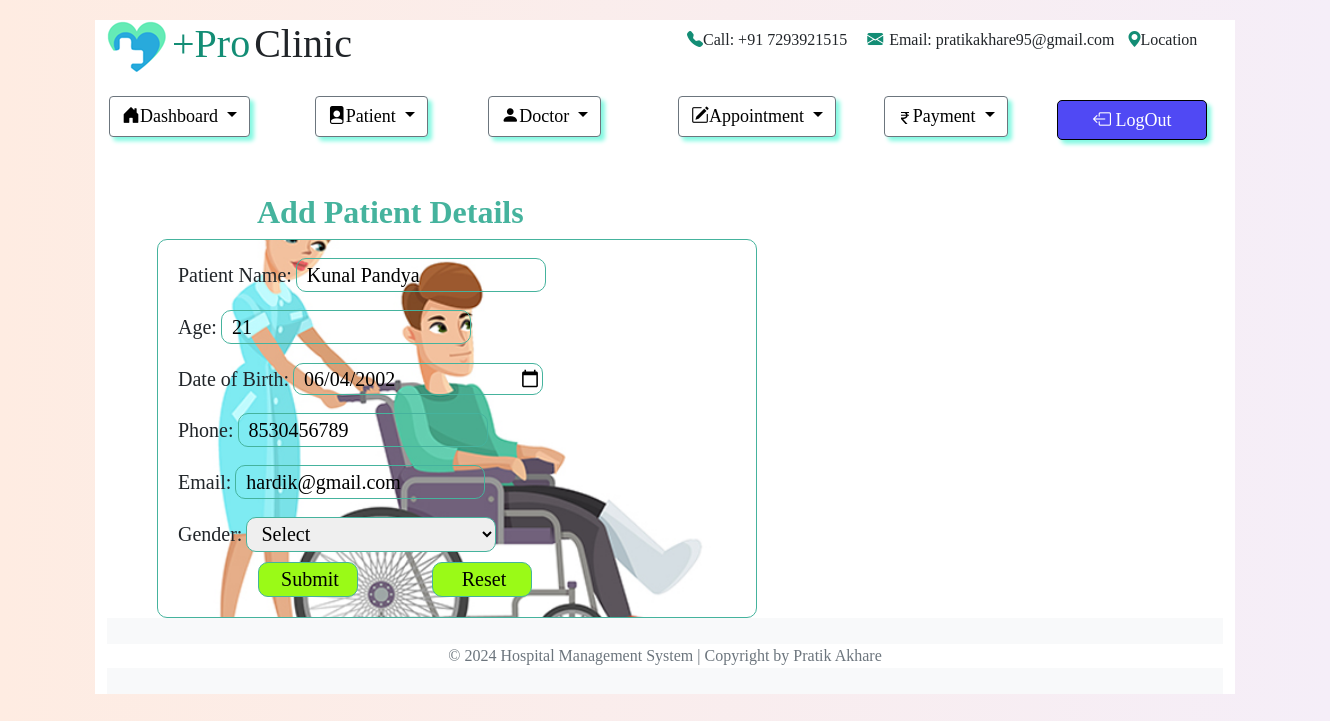
/update_patient.php?id=4, run on the app's committed database.
### tables this page shows
CREATE TABLE `patient` (
  `id` int(11) NOT NULL,
  `name` varchar(200) DEFAULT NULL,
  `age` varchar(200) DEFAULT NULL,
  `dob` varchar(200) DEFAULT NULL,
  `phone` varchar(200) DEFAULT NULL,
  `email` varchar(200) DEFAULT NULL,
  `gender` varchar(200) DEFAULT NULL
);

### update_patient.php (the view, shortened to what this page needs)
<!DOCTYPE html>
<html lang="en">
<head>
    <link href="https://cdn.jsdelivr.net/npm/bootstrap@5.0.2/dist/css/bootstrap.min.css" rel="stylesheet">
<link rel="stylesheet" href="https://cdn.jsdelivr.net/npm/bootstrap-icons@1.3.0/font/bootstrap-icons.css">
    <link rel="stylesheet" href="css/add_patient.css">
</head>
<body>
    <div class="container">
    <div class="row drop">
            <div class="col-md-1 logo">
                <img src="images/logo.png" alt="">
            </div>
            <div class="col-md-3 had1">
                <h1 class="inline-h1" style="color: #138D75;margin-left:-30px;">+Pro</h1>
                <h1 class="inline-h1">Clinic</h1>
            </div>
            <div class="col-md-8 calls ml-4">
                <h6><i class="bi bi-telephone-fill " style="color: #138D75;margin-left:200px;"></i>Call: +91 7293921515 <i class="bi bi-envelope-fill p-3" style="color: #138D75;"></i><span style="margin-left: -10px;">Email: pratikakhare95@gmail.com</span> <i class="bi bi-geo-alt-fill p-2 " style="color: #138D75;"></i><span style="margin-left: -10px;">Location</span></h6>
            </div>
        </div>
        <div class="row drop " style="margin-left:-10px;">
            <div class="col-md-2">
                <div class="dropdown">
                    <button class="btn btn-secondary dropdown-toggle" type="button" id="dropdownMenuButton1"
                        data-bs-toggle="dropdown" aria-expanded="false">
                        <i class="bi bi-house-door-fill"></i>Dashboard
                    </button>
                </div>
            </div>
            <div class="col-md-2">
                <div class="dropdown">
                    <button class="btn btn-secondary dropdown-toggle m-3 mt-0" type="button" id="dropdownMenuButton1"
                        data-bs-toggle="dropdown" aria-expanded="false" >
                        <i class="bi bi-file-person-fill "></i>Patient
                    </button>
                </div>
            </div>
            <div class="col-md-2">
                <div class="dropdown">
                    <button class="btn btn-secondary dropdown-toggle" type="button" id="dropdownMenuButton1"
                        data-bs-toggle="dropdown" aria-expanded="false">
                        <i class="bi bi-person-fill"></i>Doctor
                    </button>
                </div>
            </div>
            <div class="col-md-2">
                <div class="dropdown">
                    <button class="btn btn-secondary dropdown-toggle" type="button" id="dropdownMenuButton1"
                        data-bs-toggle="dropdown" aria-expanded="false">
                        <i class="bi bi-pencil-square"></i>Appointment
                    </button>
                </div>
            </div>
            <div class="col-md-2">
                <div class="dropdown">
                    <button class="btn btn-secondary dropdown-toggle m-3 mt-0" type="button" id="dropdownMenuButton1"
                        data-bs-toggle="dropdown" aria-expanded="false">
                          Payment
                    </button>
                </div>
            </div>
            <div class="col-md-2">
<button class="login"><a href="login.php"><i class="bi bi-box-arrow-left"></i>  LogOut</a></button>
</div>
        </div>
        <div class="row tables">
            <h2>Add Patient Details</h2>
        <?php
        include('connection.php');
        $id = $_GET['id'];
        $sql = "SELECT * FROM patient WHERE id = {$id}";
        $result = mysqli_query($conn,$sql);
        if(mysqli_num_rows($result)){
            while($row = mysqli_fetch_assoc($result))
            {
        ?>
            <div class="col-md-8 tableform">
                <form action="update_P_conn.php" method="post">
                      <label for="doctor_name">Patient Name:</label>
                      <input type="text" id="doctor_name" name="name" required placeholder="Enter Here..." value="<?php echo $row['name']; ?>"><br>
                      <label for="age">Age:</label>
                      <input type="number" id="age" name="age" required placeholder="Enter Here..." value="<?php echo $row['age']; ?>"><br>
                      <label for="dob">Date of Birth:</label>
                      <input type="date" id="dob" name="dob" required placeholder="Enter Here..." value="<?php echo $row['dob']; ?>"><br>
                      <label for="phone">Phone:</label>
                      <input type="tel" id="phone" name="phone" required placeholder="Enter Here..." value="<?php echo $row['phone']; ?>"><br>
                      <label for="email">Email:</label>
                      <input type="email" id="email" name="email" required placeholder="Enter Here..." value="<?php echo $row['email']; ?>"><br>
                      <label for="gender">Gender:</label>
                      <select id="gender" name="gender" required placeholder="Enter Here..." value="<?php echo $row['gender']; ?>">
                        <option value="">Select</option>
                      </select><br>
                      <input type="submit" value="Submit">
                      <input type="reset" value="Reset">
                  </form>
               <?php
                }
                }
                ?>
            </div>
        </div>
        <footer class="footer mt-auto py-3 bg-light">
    <div class="container">
        <div class="row">
            <div class="col-lg-12 text-center text-muted">
                &copy; 2024 Hospital Management System | Copyright by Pratik Akhare
            </div>
        </div>
    </div>
</footer>
    </div>
</body>
</html>

### css/add_patient.css (style rules this page uses)
body { font-family: 'Times New Roman', Times, serif; background: linear-gradient(to left,#F5EEF8,#FEECE2); overflow-x: hidden; }
.container { margin: 10px auto; background-color: white; }
.inline-h1 { display: inline-block; }
.drop { margin-top: 20px; }
#dropdownMenuButton1 { background-color: white; color: black; box-shadow: 4px 4px 4px #84F9E2 ; font-size: 18px; }
.calls { margin-top: 10px; }
.tables { margin-top:40px; }
.tableform { background-image: url('img/post1.jpg'); background-size: contain; background-position: center; background-repeat: no-repeat; }
.tables h2 { margin-left: 150px; color: #45B39D; font-weight: bold; }
form { border: 1px solid #45B39D; border-radius: 10px; width: 600px; margin-left: 50px; background-image: url('http://localhost/Mico%20Free%20Website%20Template%20-%20Free-CSS.com/Mico%20Free%20Website%20Template%20-%20Free-CSS.com/mico-html/images/about-img.jpg'); background-repeat: no-repeat; background-position: center; background-size: cover; }
label { margin-left: 20px; margin-top: 20px; font-size: 20px; }
input { width: 250px; font-size: 20px; border: 1px solid #45B39D; border-radius: 10px; padding-left: 10px; background: transparent; }
#gender { width: 250px; min-height: 35px; font-size: 20px; border: 1px solid #45B39D; border-radius: 10px; padding-left: 10px; }
input[type=submit] { margin-left: 100px; width: 100px; min-height: 35px; margin-top: 10px; margin-bottom: 20px; background-color: #9AFA17 ; }
input[type=reset] { margin-left: 70px; width: 100px; min-height: 35px; margin-top: 10px; margin-bottom: 20px; background-color: #9AFA17 ; }

### update_patient.php (style rules this page uses)
.login { border: 1px solid black; border-radius: 5px; margin-top: 4px; background-color: #5049F4; box-shadow: 4px 4px 4px #84F9E2 ; font-size: 18px; width: 150px; height: 40px; }
.login a { color: white; text-decoration: none; }

### data on the page
patient: name "Kunal Pandya", age "21", dob "06/04/2002", phone "8530456789", email "hardik@gmail.com"
